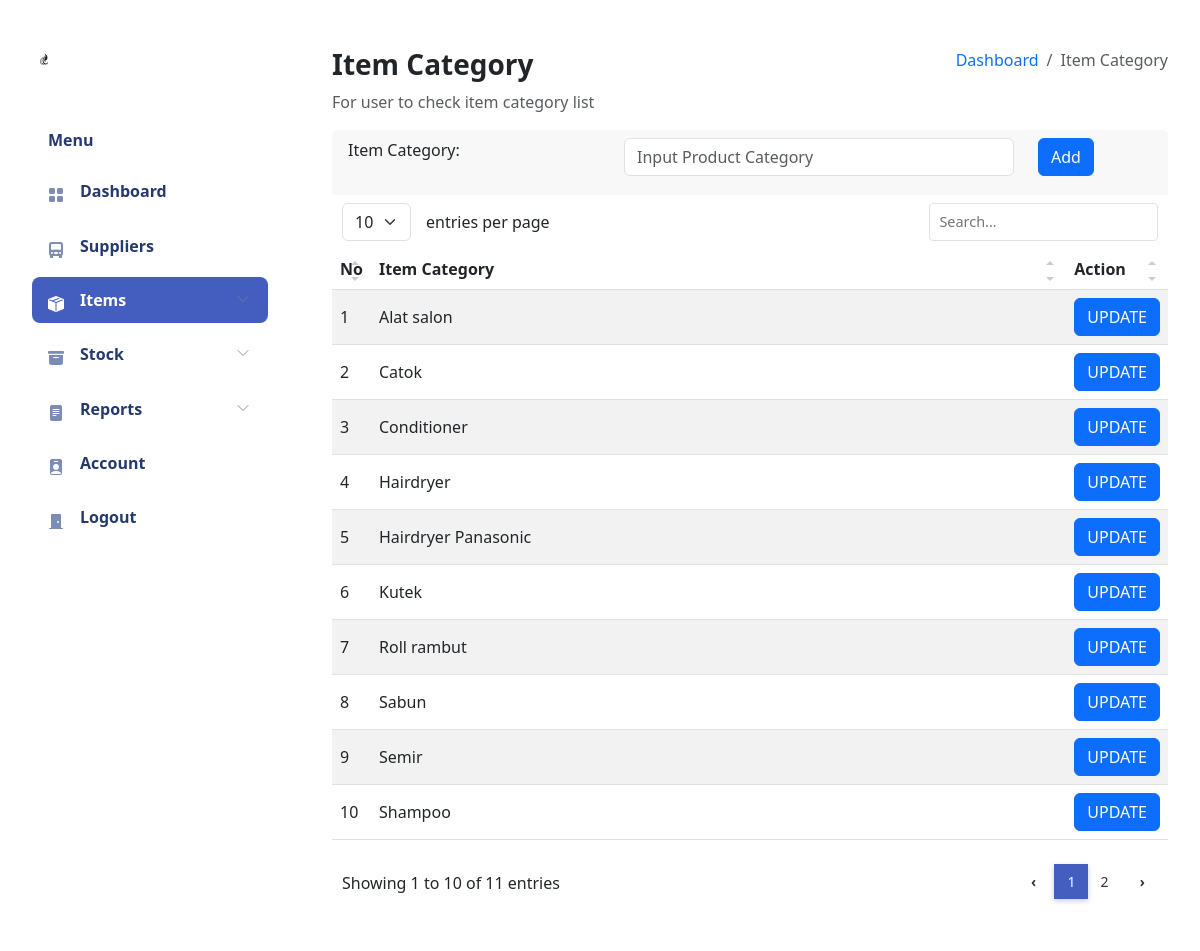
Page /item-category.php (signed in) on the committed database.
### tables this page shows
CREATE TABLE `tb_category` (
  `id` int(11) NOT NULL,
  `category` varchar(100) NOT NULL,
  `date` datetime NOT NULL DEFAULT current_timestamp(),
  `user` int(11) NOT NULL
);

### functions.php (called while the page is built, shortened)
<?php
    $conn = mysqli_connect("localhost", "root", "", "db_inventori");
    if(isset($_SESSION["login"]))
    {
        $username = $_SESSION["username"];
        $query=mysqli_query($conn, "SELECT * FROM tb_account WHERE username ='$username'");
        $row = mysqli_fetch_assoc($query);
        $type = $row["type"];
    }
?>

### item-category.php (the view, shortened to what this page needs)
<?php
    require 'functions.php';
?>
<!DOCTYPE html>
<html lang="en">
<head>
    <link rel="stylesheet" href="assets/vendors/bootstrap/css/bootstrap.min.css">
    <link rel="stylesheet" href="assets/vendors/simple-datatables/style.css">
    <link rel="stylesheet" href="assets/vendors/perfect-scrollbar/perfect-scrollbar.css">
    <link rel="stylesheet" href="assets/vendors/bootstrap-icons/bootstrap-icons.css">
    <link rel="stylesheet" href="assets/css/app.css">
</head>
<body>
    <div id="sidebar" class="active">
        <div class="sidebar-wrapper active">
            <div class="sidebar-header">
                <div class="d-flex justify-content-between">
                    <div class="logo">
                        <a href="dashboard.php"><img src="assets/images/logo/logo.png" alt="Logo" srcset=""></a>
                    </div>
                </div>
            </div>
            <div class="sidebar-menu">
                <ul class="menu" id="navMenus">
                    <li class="sidebar-title">Menu</li>
                    <li class="sidebar-item">
                        <a href="dashboard.php" class="sidebar-link">
                            <i class="bi bi-grid-fill"></i>
                            <span>Dashboard</span>
                        </a>
                    </li>
                    <?php
                        if($type != "Kasir")
                        {
                    ?>
                        <li class="sidebar-item">
                            <a href="suppliers.php" class="sidebar-link">
                                <i class="bi bi-truck-front-fill"></i>
                                <span>Suppliers</span>
                            </a>
                        </li>
                        <li class="sidebar-item has-sub active">
                            <a href="#" class="sidebar-link">
                                <i class="bi bi-box-seam-fill"></i>
                                <span>Items</span>
                            </a>
                        </li>
                    <?php
                        }
                        if($type == "Admin")
                        {
                    ?>
                        <li class="sidebar-item  has-sub">
                            <a href="#" class="sidebar-link">
                                <i class="bi bi-archive-fill"></i>
                                <span>Stock</span>
                            </a>
                        </li>
                    <?php
                        }
                    ?>
                    <?php
                        if($type != "Kasir")
                        {
                    ?>
                        <li class="sidebar-item  has-sub">
                            <a href="#" class="sidebar-link">
                                <i class="bi bi-file-text-fill"></i>
                                <span>Reports</span>
                            </a>
                        </li>
                    <?php
                        }
                    ?>
                    <?php
                        if($type == "Admin")
                        {
                    ?>
                        <li class="sidebar-item">
                            <a href="account-list.php" class="sidebar-link" onclick="active()">
                                <i class="bi bi-person-badge-fill"></i>
                                <span>Account</span>
                            </a>
                        </li>
                    <?php
                        }
                    ?>
                    <li class="sidebar-item">
                        <a href="#" class="sidebar-link" data-bs-toggle="modal" data-bs-target="#logoutModal">
                            <i class="bi bi-door-closed-fill"></i>
                            <span>Logout</span>
                        </a>
                    </li>
                </ul>
            </div>
        </div>
    </div>
    <div id="main">
        <div class="page-heading">
            <div class="page-title">
                <div class="row">
                    <div class="col-12 col-md-6 order-md-1 order-last">
                        <h3>Item Category</h3>
                        <p class="text-subtitle text-muted">For user to check item category list</p>
                    </div>
                    <div class="col-12 col-md-6 order-md-2 order-first">
                        <nav aria-label="breadcrumb" class="breadcrumb-header float-start float-lg-end">
                            <ol class="breadcrumb">
                                <li class="breadcrumb-item"><a href="dashboard.php">Dashboard</a></li>
                                <li class="breadcrumb-item active" aria-current="page">Item Category</li>
                            </ol>
                        </nav>
                    </div>
                </div>
            </div>
            <section class="section">
                <div class="card">
                    <div class="card-header">
                        <form class="form form-horizontal" action="" method="POST">
                            <div class="form-body">
                                <div class="row">
                                    <div class="col-md-4">
                                        <label>Item Category:</label>
                                    </div>
                                    <div class="col-md-6 form-group">
                                        <input type="text" id="category" class="form-control"
                                            name="category" placeholder="Input Product Category" autocomplete="off">
                                    </div>
                                    <div class="col-md-2">
                                        <button type="submit" name="add" class="btn btn-primary">Add</button>
                                    </div>
                                </div>
                            </div>
                        </form>
                    </div>
                    <table class="table table-striped" id="table1" width="100%">
                        <thead>
                            <tr>
                                <th>No</th>
                                <th>Item Category</th>
                                <th colspan="2">Action</th>
                            </tr>
                        </thead>
                        <tbody>
                            <?php
                                $sSQL="SELECT * FROM tb_category order by category";
                                $result=mysqli_query($conn, $sSQL);
                                if (mysqli_num_rows($result) > 0)
                                {
                                    $no = 0;
                                    while ($row=mysqli_fetch_assoc($result))
                                    {
                                        $category = $row['category'];
                                        $no = $no + 1;
                            ?>
                                        <tr>
                                            <td width="4%"><?php echo $no;?></td>
                                            <td><?php echo $category;?></td>
                                            <td width="4%">
                                                <a href="update_category.php?id=<?php echo $row["id"] ?>"><button class='btn btn-primary'>UPDATE</button></a>
                                            </td>
                                        </tr>
                            <?php
                                    }
                                }
                            ?>
                        </tbody>
                    </table>
                </div>
            </section>
        </div>
    </div>
</body>
</html>

### assets/css/app.css (style rules this page uses)
.btn.btn-danger,.btn.btn-info,.btn.btn-primary,.btn.btn-secondary,.btn.btn-success,.btn.btn-warning { color:#fff }
.card { margin-bottom:2.2rem;border:none }
.card .card-header { border:none }
.form-group { margin-bottom:.7rem }
#sidebar.active .sidebar-wrapper { left:0 }
.sidebar-wrapper { width:300px; height:100vh; position:fixed; top:0; z-index:10; overflow-y:auto; background-color:#fff; bottom:0; transition:left .5s ease-out }
.sidebar-wrapper .sidebar-header { padding:2rem 2rem 1rem; font-size:2rem; font-weight:700 }
.sidebar-wrapper .sidebar-header img { height:1.2rem }
.sidebar-wrapper .menu { margin-top:2rem; padding:0 2rem; font-weight:600 }
.sidebar-wrapper .menu .sidebar-title { padding:0 1rem; margin:1.5rem 0 1rem; font-size:1rem; list-style:none; font-weight:600; color:#25396f }
.sidebar-wrapper .menu .sidebar-link { display:block; padding:.7rem 1rem; font-size:1rem; display:flex; align-items:center; border-radius:.5rem;transition:all .5s; text-decoration:none; color:#25396f }
.sidebar-wrapper .menu .sidebar-link i,.sidebar-wrapper .menu .sidebar-link svg { color:#7c8db5 }
.sidebar-wrapper .menu .sidebar-link span { margin-left:1rem }
.sidebar-wrapper .menu .sidebar-item { list-style:none; margin-top:.5rem; position:relative }
.sidebar-wrapper .menu .sidebar-item.has-sub .sidebar-link:after { position:absolute; color:#ccc; right:15px; top:12px; display:block }
.sidebar-wrapper .menu .sidebar-item.active .sidebar-link { background-color:#435ebe }
.sidebar-wrapper .menu .sidebar-item.active .sidebar-link span { color:#fff }
.sidebar-wrapper .menu .sidebar-item.active .sidebar-link i,.sidebar-wrapper .menu .sidebar-item.active .sidebar-link svg { fill:#fff; color:#fff }
.dataTable-table td,.dataTable-table thead th,.table td,.table thead th { vertical-align:middle }
.dataTable-table:not(.table-borderless) thead th,.table:not(.table-borderless) thead th { border-bottom:1px solid #dedede!important }
.bi { width:1rem; height:1rem }
#main { margin-left:300px; padding:2rem }
.page-heading { margin:0 0 2rem }
.page-heading h3 { font-weight:700 }
a { text-decoration:none }

### rows in the picture
tb_category: category "Alat salon"
tb_category: category "Catok"
tb_category: category "Conditioner"
tb_category: category "Hairdryer"
tb_category: category "Hairdryer Panasonic"
tb_category: category "Kutek"
tb_category: category "Roll rambut"
tb_category: category "Sabun"
tb_category: category "Semir"
tb_category: category "Shampoo"
